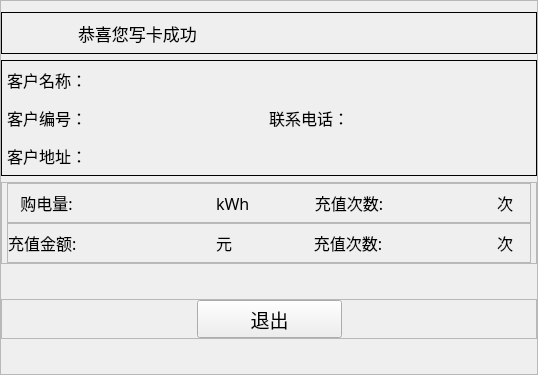
      <widget class="QFrame" name="frame_2">
       <property name="sizePolicy">
        <sizepolicy hsizetype="Fixed" vsizetype="Fixed">
         <horstretch>0</horstretch>
         <verstretch>0</verstretch>
        </sizepolicy>
       </property>
       <property name="minimumSize">
        <size>
         <width>538</width>
         <height>375</height>
        </size>
       </property>
       <property name="maximumSize">
        <size>
         <width>538</width>
         <height>375</height>
        </size>
       </property>
       <property name="frameShape">
        <enum>QFrame::StyledPanel</enum>
       </property>
       <property name="frameShadow">
        <enum>QFrame::Raised</enum>
       </property>
       <layout class="QVBoxLayout" name="verticalLayout_3">
        <property name="spacing">
         <number>6</number>
        </property>
        <property name="leftMargin">
         <number>0</number>
        </property>
        <property name="rightMargin">
         <number>0</number>
        </property>
        <property name="bottomMargin">
         <number>6</number>
        </property>
        <item>
         <widget class="QFrame" name="frame_3">
          <property name="sizePolicy">
           <sizepolicy hsizetype="Preferred" vsizetype="Fixed">
            <horstretch>0</horstretch>
            <verstretch>0</verstretch>
           </sizepolicy>
          </property>
          <property name="minimumSize">
           <size>
            <width>0</width>
            <height>42</height>
           </size>
          </property>
          <property name="maximumSize">
           <size>
            <width>16777215</width>
            <height>42</height>
           </size>
          </property>
          <property name="frameShape">
           <enum>QFrame::Panel</enum>
          </property>
          <property name="frameShadow">
           <enum>QFrame::Plain</enum>
          </property>
          <layout class="QHBoxLayout" name="horizontalLayout">
           <property name="spacing">
            <number>0</number>
           </property>
           <property name="leftMargin">
            <number>0</number>
           </property>
           <property name="topMargin">
            <number>0</number>
           </property>
           <property name="rightMargin">
            <number>0</number>
           </property>
           <property name="bottomMargin">
            <number>0</number>
           </property>
           <item>
            <spacer name="horizontalSpacer_14">
             <property name="orientation">
              <enum>Qt::Horizontal</enum>
             </property>
             <property name="sizeType">
              <enum>QSizePolicy::Fixed</enum>
             </property>
             <property name="sizeHint" stdset="0">
              <size>
               <width>10</width>
               <height>20</height>
              </size>
             </property>
            </spacer>
           </item>
           <item>
            <widget class="QLabel" name="label_2">
             <property name="sizePolicy">
              <sizepolicy hsizetype="Fixed" vsizetype="Fixed">
               <horstretch>0</horstretch>
               <verstretch>0</verstretch>
              </sizepolicy>
             </property>
             <property name="minimumSize">
              <size>
               <width>46</width>
               <height>34</height>
              </size>
             </property>
             <property name="maximumSize">
              <size>
               <width>46</width>
               <height>34</height>
              </size>
             </property>
             <property name="styleSheet">
              <string notr="true">border-image: url(:/image/picture/qietu/finished.png);</string>
             </property>
             <property name="text">
              <string/>
             </property>
            </widget>
           </item>
           <item>
            <spacer name="horizontalSpacer_12">
             <property name="orientation">
              <enum>Qt::Horizontal</enum>
             </property>
             <property name="sizeType">
              <enum>QSizePolicy::Fixed</enum>
             </property>
             <property name="sizeHint" stdset="0">
              <size>
               <width>20</width>
               <height>20</height>
              </size>
             </property>
            </spacer>
           </item>
           <item>
            <widget class="QLabel" name="label_3">
             <property name="sizePolicy">
              <sizepolicy hsizetype="Preferred" vsizetype="Fixed">
               <horstretch>0</horstretch>
               <verstretch>0</verstretch>
              </sizepolicy>
             </property>
             <property name="minimumSize">
              <size>
               <width>0</width>
               <height>38</height>
              </size>
             </property>
             <property name="maximumSize">
              <size>
               <width>16777215</width>
               <height>38</height>
              </size>
             </property>
             <property name="font">
              <font>
               <family>微软雅黑</family>
               <pointsize>13</pointsize>
              </font>
             </property>
             <property name="text">
              <string>恭喜您写卡成功</string>
             </property>
            </widget>
           </item>
           <item>
            <spacer name="horizontalSpacer_10">
             <property name="orientation">
              <enum>Qt::Horizontal</enum>
             </property>
             <property name="sizeHint" stdset="0">
              <size>
               <width>40</width>
               <height>20</height>
              </size>
             </property>
            </spacer>
           </item>
          </layout>
         </widget>
        </item>
        <item>
         <widget class="QFrame" name="frame_4">
          <property name="minimumSize">
           <size>
            <width>0</width>
            <height>0</height>
           </size>
          </property>
          <property name="maximumSize">
           <size>
            <width>16777215</width>
            <height>16777215</height>
           </size>
          </property>
          <property name="font">
           <font>
            <family>微软雅黑</family>
           </font>
          </property>
          <property name="styleSheet">
           <string notr="true"/>
          </property>
          <property name="frameShape">
           <enum>QFrame::Panel</enum>
          </property>
          <property name="frameShadow">
           <enum>QFrame::Plain</enum>
          </property>
          <layout class="QHBoxLayout" name="horizontalLayout_3">
           <property name="spacing">
            <number>0</number>
           </property>
           <property name="leftMargin">
            <number>5</number>
           </property>
           <property name="topMargin">
            <number>0</number>
           </property>
           <property name="rightMargin">
            <number>5</number>
           </property>
           <property name="bottomMargin">
            <number>0</number>
           </property>
           <item>
            <layout class="QVBoxLayout" name="verticalLayout">
             <property name="spacing">
              <number>0</number>
             </property>
             <item>
              <layout class="QHBoxLayout" name="horizontalLayout_10">
               <item>
                <widget class="QLabel" name="label_21">
                 <property name="sizePolicy">
                  <sizepolicy hsizetype="Fixed" vsizetype="Fixed">
                   <horstretch>0</horstretch>
                   <verstretch>0</verstretch>
                  </sizepolicy>
                 </property>
                 <property name="minimumSize">
                  <size>
                   <width>0</width>
                   <height>38</height>
                  </size>
                 </property>
                 <property name="maximumSize">
                  <size>
                   <width>16777215</width>
                   <height>38</height>
                  </size>
                 </property>
                 <property name="font">
                  <font>
                   <family>微软雅黑</family>
                   <pointsize>12</pointsize>
                   <weight>50</weight>
                   <bold>false</bold>
                  </font>
                 </property>
                 <property name="text">
                  <string>客户名称：</string>
                 </property>
                </widget>
               </item>
               <item>
                <widget class="QLabel" name="label_ClientName">
                 <property name="sizePolicy">
                  <sizepolicy hsizetype="Preferred" vsizetype="Fixed">
                   <horstretch>0</horstretch>
                   <verstretch>0</verstretch>
                  </sizepolicy>
                 </property>
                 <property name="minimumSize">
                  <size>
                   <width>0</width>
                   <height>38</height>
                  </size>
                 </property>
                 <property name="font">
                  <font>
                   <family>微软雅黑</family>
                   <pointsize>12</pointsize>
                   <weight>50</weight>
                   <bold>false</bold>
                  </font>
                 </property>
                 <property name="text">
                  <string/>
                 </property>
                 <property name="alignment">
                  <set>Qt::AlignLeading|Qt::AlignLeft|Qt::AlignVCenter</set>
                 </property>
                </widget>
               </item>
              </layout>
             </item>
             <item>
              <layout class="QHBoxLayout" name="horizontalLayout_12">
               <item>
                <widget class="QLabel" name="label_22">
                 <property name="sizePolicy">
                  <sizepolicy hsizetype="Fixed" vsizetype="Fixed">
                   <horstretch>0</horstretch>
                   <verstretch>0</verstretch>
                  </sizepolicy>
                 </property>
                 <property name="minimumSize">
                  <size>
                   <width>0</width>
                   <height>38</height>
                  </size>
                 </property>
                 <property name="maximumSize">
                  <size>
                   <width>16777215</width>
                   <height>38</height>
                  </size>
                 </property>
                 <property name="font">
                  <font>
                   <family>微软雅黑</family>
                   <pointsize>12</pointsize>
                   <weight>50</weight>
                   <bold>false</bold>
                  </font>
                 </property>
                 <property name="text">
                  <string>客户编号：</string>
                 </property>
                </widget>
               </item>
               <item>
                <widget class="QLabel" name="label_ClientNum">
                 <property name="font">
                  <font>
                   <family>Arial</family>
                   <pointsize>12</pointsize>
                   <weight>50</weight>
                   <bold>false</bold>
                  </font>
                 </property>
                 <property name="text">
                  <string/>
                 </property>
                 <property name="alignment">
                  <set>Qt::AlignLeading|Qt::AlignLeft|Qt::AlignVCenter</set>
                 </property>
                </widget>
               </item>
               <item>
                <widget class="QLabel" name="label_25">
                 <property name="sizePolicy">
                  <sizepolicy hsizetype="Fixed" vsizetype="Fixed">
                   <horstretch>0</horstretch>
                   <verstretch>0</verstretch>
                  </sizepolicy>
                 </property>
                 <property name="minimumSize">
                  <size>
                   <width>0</width>
                   <height>38</height>
                  </size>
                 </property>
                 <property name="font">
                  <font>
                   <family>微软雅黑</family>
                   <pointsize>12</pointsize>
                   <weight>50</weight>
                   <bold>false</bold>
                  </font>
                 </property>
                 <property name="text">
                  <string>联系电话：</string>
                 </property>
                </widget>
               </item>
               <item>
                <widget class="QLabel" name="label_ContactTelephone_2">
                 <property name="font">
                  <font>
                   <family>Arial</family>
                   <pointsize>12</pointsize>
                   <weight>50</weight>
                   <bold>false</bold>
                  </font>
                 </property>
                 <property name="text">
                  <string/>
                 </property>
                 <property name="alignment">
                  <set>Qt::AlignLeading|Qt::AlignLeft|Qt::AlignVCenter</set>
                 </property>
                </widget>
               </item>
              </layout>
             </item>
             <item>
              <layout class="QHBoxLayout" name="horizontalLayout_13">
               <item>
                <widget class="QLabel" name="label_23">
                 <property name="sizePolicy">
                  <sizepolicy hsizetype="Fixed" vsizetype="Fixed">
                   <horstretch>0</horstretch>
                   <verstretch>0</verstretch>
                  </sizepolicy>
                 </property>
                 <property name="minimumSize">
                  <size>
                   <width>0</width>
                   <height>38</height>
                  </size>
                 </property>
                 <property name="font">
                  <font>
                   <family>微软雅黑</family>
                   <pointsize>12</pointsize>
                   <weight>50</weight>
                   <bold>false</bold>
                  </font>
                 </property>
                 <property name="text">
                  <string>客户地址：</string>
                 </property>
                </widget>
               </item>
               <item>
                <widget class="QLabel" name="label_address">
                 <property name="font">
                  <font>
                   <family>微软雅黑</family>
                   <pointsize>12</pointsize>
                   <weight>50</weight>
                   <bold>false</bold>
                  </font>
                 </property>
                 <property name="text">
                  <string/>
                 </property>
                 <property name="alignment">
                  <set>Qt::AlignLeading|Qt::AlignLeft|Qt::AlignVCenter</set>
                 </property>
                </widget>
               </item>
              </layout>
             </item>
            </layout>
           </item>
          </layout>
         </widget>
        </item>
        <item>
         <widget class="QFrame" name="frame_5">
          <property name="maximumSize">
           <size>
            <width>16777215</width>
            <height>16777215</height>
           </size>
          </property>
          <property name="styleSheet">
           <string notr="true"/>
          </property>
          <property name="frameShape">
           <enum>QFrame::StyledPanel</enum>
          </property>
          <property name="frameShadow">
           <enum>QFrame::Raised</enum>
          </property>
          <layout class="QVBoxLayout" name="verticalLayout_2">
           <property name="spacing">
            <number>0</number>
           </property>
           <property name="leftMargin">
            <number>5</number>
           </property>
           <property name="topMargin">
            <number>0</number>
           </property>
           <property name="rightMargin">
            <number>5</number>
           </property>
           <property name="bottomMargin">
            <number>0</number>
           </property>
           <item>
            <widget class="QFrame" name="frame_10">
             <property name="frameShape">
              <enum>QFrame::StyledPanel</enum>
             </property>
             <property name="frameShadow">
              <enum>QFrame::Raised</enum>
             </property>
             <layout class="QHBoxLayout" name="horizontalLayout_8">
              <property name="spacing">
               <number>0</number>
              </property>
              <property name="leftMargin">
               <number>0</number>
              </property>
              <property name="topMargin">
               <number>0</number>
              </property>
              <property name="rightMargin">
               <number>0</number>
              </property>
              <property name="bottomMargin">
               <number>0</number>
              </property>
              <item>
               <layout class="QHBoxLayout" name="horizontalLayout_17">
                <item>
                 <widget class="QLabel" name="label_27">
                  <property name="sizePolicy">
                   <sizepolicy hsizetype="Preferred" vsizetype="Fixed">
                    <horstretch>0</horstretch>
                    <verstretch>0</verstretch>
                   </sizepolicy>
                  </property>
                  <property name="minimumSize">
                   <size>
                    <width>0</width>
                    <height>38</height>
                   </size>
                  </property>
                  <property name="font">
                   <font>
                    <family>微软雅黑</family>
                    <pointsize>12</pointsize>
                    <weight>50</weight>
                    <bold>false</bold>
                   </font>
                  </property>
                  <property name="text">
                   <string>   购电量:</string>
                  </property>
                 </widget>
                </item>
                <item>
                 <widget class="QLabel" name="label_bcsjje">
                  <property name="font">
                   <font>
                    <family>Arial</family>
                    <pointsize>12</pointsize>
                   </font>
                  </property>
                  <property name="styleSheet">
                   <string notr="true">color: rgb(255, 0, 0);</string>
                  </property>
                  <property name="text">
                   <string/>
                  </property>
                  <property name="alignment">
                   <set>Qt::AlignCenter</set>
                  </property>
                 </widget>
                </item>
                <item>
                 <widget class="QLabel" name="label_4">
                  <property name="sizePolicy">
                   <sizepolicy hsizetype="Fixed" vsizetype="Preferred">
                    <horstretch>0</horstretch>
                    <verstretch>0</verstretch>
                   </sizepolicy>
                  </property>
                  <property name="font">
                   <font>
                    <family>微软雅黑</family>
                    <pointsize>12</pointsize>
                   </font>
                  </property>
                  <property name="text">
                   <string>kWh</string>
                  </property>
                  <property name="alignment">
                   <set>Qt::AlignLeading|Qt::AlignLeft|Qt::AlignVCenter</set>
                  </property>
                 </widget>
                </item>
                <item>
                 <spacer name="horizontalSpacer">
                  <property name="orientation">
                   <enum>Qt::Horizontal</enum>
                  </property>
                  <property name="sizeType">
                   <enum>QSizePolicy::Fixed</enum>
                  </property>
                  <property name="sizeHint" stdset="0">
                   <size>
                    <width>40</width>
                    <height>20</height>
                   </size>
                  </property>
                 </spacer>
                </item>
                <item>
                 <widget class="QLabel" name="label_28">
                  <property name="sizePolicy">
                   <sizepolicy hsizetype="Preferred" vsizetype="Fixed">
                    <horstretch>0</horstretch>
                    <verstretch>0</verstretch>
                   </sizepolicy>
                  </property>
                  <property name="minimumSize">
                   <size>
                    <width>0</width>
                    <height>38</height>
                   </size>
                  </property>
                  <property name="maximumSize">
                   <size>
                    <width>16777215</width>
                    <height>38</height>
                   </size>
                  </property>
                  <property name="font">
                   <font>
                    <family>微软雅黑</family>
                    <pointsize>12</pointsize>
                    <weight>50</weight>
                    <bold>false</bold>
                   </font>
                  </property>
                  <property name="text">
                   <string>      充值次数:</string>
                  </property>
                 </widget>
                </item>
                <item>
                 <widget class="QLabel" name="label_wyj">
                  <property name="font">
                   <font>
                    <family>Arial</family>
                    <pointsize>12</pointsize>
                   </font>
                  </property>
                  <property name="styleSheet">
                   <string notr="true">color: rgb(255, 0, 0);</string>
                  </property>
                  <property name="text">
                   <string/>
                  </property>
                  <property name="alignment">
                   <set>Qt::AlignCenter</set>
                  </property>
                 </widget>
                </item>
                <item>
                 <widget class="QLabel" name="label_5">
                  <property name="sizePolicy">
                   <sizepolicy hsizetype="Fixed" vsizetype="Preferred">
                    <horstretch>0</horstretch>
                    <verstretch>0</verstretch>
                   </sizepolicy>
                  </property>
                  <property name="font">
                   <font>
                    <family>微软雅黑</family>
                    <pointsize>12</pointsize>
                   </font>
                  </property>
                  <property name="text">
                   <string>次    </string>
                  </property>
                  <property name="alignment">
                   <set>Qt::AlignLeading|Qt::AlignLeft|Qt::AlignVCenter</set>
                  </property>
                 </widget>
                </item>
               </layout>
              </item>
             </layout>
            </widget>
           </item>
           <item>
            <widget class="QFrame" name="frame_9">
             <property name="frameShape">
              <enum>QFrame::StyledPanel</enum>
             </property>
             <property name="frameShadow">
              <enum>QFrame::Raised</enum>
             </property>
             <layout class="QHBoxLayout" name="horizontalLayout_6">
              <property name="spacing">
               <number>0</number>
              </property>
              <property name="leftMargin">
               <number>0</number>
              </property>
              <property name="topMargin">
               <number>0</number>
              </property>
              <property name="rightMargin">
               <number>0</number>
              </property>
              <property name="bottomMargin">
               <number>0</number>
              </property>
              <item>
               <layout class="QHBoxLayout" name="horizontalLayout_18">
                <item>
                 <widget class="QLabel" name="label_31">
                  <property name="sizePolicy">
                   <sizepolicy hsizetype="Preferred" vsizetype="Fixed">
                    <horstretch>0</horstretch>
                    <verstretch>0</verstretch>
                   </sizepolicy>
                  </property>
                  <property name="minimumSize">
                   <size>
                    <width>0</width>
                    <height>38</height>
                   </size>
                  </property>
                  <property name="font">
                   <font>
                    <family>微软雅黑</family>
                    <pointsize>12</pointsize>
                    <weight>50</weight>
                    <bold>false</bold>
                   </font>
                  </property>
                  <property name="text">
                   <string>充值金额:</string>
                  </property>
                 </widget>
                </item>
                <item>
                 <widget class="QLabel" name="label_czje">
                  <property name="font">
                   <font>
                    <family>Arial</family>
                    <pointsize>12</pointsize>
                   </font>
                  </property>
                  <property name="styleSheet">
                   <string notr="true">color: rgb(255, 0, 0);</string>
                  </property>
                  <property name="text">
                   <string/>
                  </property>
                  <property name="alignment">
                   <set>Qt::AlignCenter</set>
                  </property>
                 </widget>
                </item>
                <item>
                 <widget class="QLabel" name="label_11">
                  <property name="sizePolicy">
                   <sizepolicy hsizetype="Fixed" vsizetype="Preferred">
                    <horstretch>0</horstretch>
                    <verstretch>0</verstretch>
                   </sizepolicy>
                  </property>
                  <property name="font">
                   <font>
                    <family>微软雅黑</family>
                    <pointsize>12</pointsize>
                   </font>
                  </property>
                  <property name="text">
                   <string>元    </string>
                  </property>
                  <property name="alignment">
                   <set>Qt::AlignCenter</set>
                  </property>
                 </widget>
                </item>
                <item>
                 <spacer name="horizontalSpacer_8">
                  <property name="orientation">
                   <enum>Qt::Horizontal</enum>
                  </property>
                  <property name="sizeType">
                   <enum>QSizePolicy::Fixed</enum>
                  </property>
                  <property name="sizeHint" stdset="0">
                   <size>
                    <width>40</width>
                    <height>20</height>
                   </size>
                  </property>
                 </spacer>
                </item>
                <item>
                 <widget class="QLabel" name="label_32">
                  <property name="sizePolicy">
                   <sizepolicy hsizetype="Preferred" vsizetype="Fixed">
                    <horstretch>0</horstretch>
                    <verstretch>0</verstretch>
                   </sizepolicy>
                  </property>
                  <property name="minimumSize">
                   <size>
                    <width>0</width>
                    <height>38</height>
                   </size>
                  </property>
                  <property name="maximumSize">
                   <size>
                    <width>16777215</width>
                    <height>38</height>
                   </size>
                  </property>
                  <property name="font">
                   <font>
                    <family>微软雅黑</family>
                    <pointsize>12</pointsize>
                    <weight>50</weight>
                    <bold>false</bold>
                   </font>
                  </property>
                  <property name="text">
                   <string>      充值次数:</string>
                  </property>
                 </widget>
                </item>
                <item>
                 <widget class="QLabel" name="label_czcs">
                  <property name="font">
                   <font>
                    <family>Arial</family>
                    <pointsize>12</pointsize>
                   </font>
                  </property>
                  <property name="styleSheet">
                   <string notr="true">color: rgb(255, 0, 0);</string>
                  </property>
                  <property name="text">
                   <string/>
                  </property>
                  <property name="alignment">
                   <set>Qt::AlignCenter</set>
                  </property>
                 </widget>
                </item>
                <item>
                 <widget class="QLabel" name="label_12">
                  <property name="sizePolicy">
                   <sizepolicy hsizetype="Fixed" vsizetype="Preferred">
                    <horstretch>0</horstretch>
                    <verstretch>0</verstretch>
                   </sizepolicy>
                  </property>
                  <property name="font">
                   <font>
                    <family>微软雅黑</family>
                    <pointsize>12</pointsize>
                   </font>
                  </property>
                  <property name="text">
                   <string>次    </string>
                  </property>
                  <property name="alignment">
                   <set>Qt::AlignLeading|Qt::AlignLeft|Qt::AlignVCenter</set>
                  </property>
                 </widget>
                </item>
               </layout>
              </item>
             </layout>
            </widget>
           </item>
          </layout>
         </widget>
        </item>
        <item>
         <spacer name="verticalSpacer">
          <property name="orientation">
           <enum>Qt::Vertical</enum>
          </property>
          <property name="sizeType">
           <enum>QSizePolicy::Preferred</enum>
          </property>
          <property name="sizeHint" stdset="0">
           <size>
            <width>20</width>
            <height>40</height>
           </size>
          </property>
         </spacer>
        </item>
        <item>
         <widget class="QFrame" name="frame_11">
          <property name="frameShape">
           <enum>QFrame::StyledPanel</enum>
          </property>
          <property name="frameShadow">
           <enum>QFrame::Raised</enum>
          </property>
          <layout class="QHBoxLayout" name="horizontalLayout_7">
           <property name="spacing">
            <number>0</number>
           </property>
           <property name="leftMargin">
            <number>0</number>
           </property>
           <property name="topMargin">
            <number>0</number>
           </property>
           <property name="rightMargin">
            <number>0</number>
           </property>
           <property name="bottomMargin">
            <number>0</number>
           </property>
           <item>
            <layout class="QHBoxLayout" name="horizontalLayout_21">
             <item>
              <spacer name="horizontalSpacer_6">
               <property name="orientation">
                <enum>Qt::Horizontal</enum>
               </property>
               <property name="sizeHint" stdset="0">
                <size>
                 <width>40</width>
                 <height>20</height>
                </size>
               </property>
              </spacer>
             </item>
             <item>
              <widget class="QPushButton" name="pushButton_2">
               <property name="sizePolicy">
                <sizepolicy hsizetype="Fixed" vsizetype="Fixed">
                 <horstretch>0</horstretch>
                 <verstretch>0</verstretch>
                </sizepolicy>
               </property>
               <property name="minimumSize">
                <size>
                 <width>145</width>
                 <height>38</height>
                </size>
               </property>
               <property name="maximumSize">
                <size>
                 <width>145</width>
                 <height>38</height>
                </size>
               </property>
               <property name="font">
                <font>
                 <family>微软雅黑</family>
                 <pointsize>14</pointsize>
                </font>
               </property>
               <property name="focusPolicy">
                <enum>Qt::NoFocus</enum>
               </property>
               <property name="styleSheet">
                <string notr="true">border-image: url(:/image/picture/qietu/enable_button.png);</string>
               </property>
               <property name="text">
                <string>退出</string>
               </property>
              </widget>
             </item>
             <item>
              <spacer name="horizontalSpacer_9">
               <property name="orientation">
                <enum>Qt::Horizontal</enum>
               </property>
               <property name="sizeHint" stdset="0">
                <size>
                 <width>40</width>
                 <height>20</height>
                </size>
               </property>
              </spacer>
             </item>
            </layout>
           </item>
          </layout>
         </widget>
        </item>
        <item>
         <spacer name="verticalSpacer_4">
          <property name="orientation">
           <enum>Qt::Vertical</enum>
          </property>
          <property name="sizeType">
           <enum>QSizePolicy::Preferred</enum>
          </property>
          <property name="sizeHint" stdset="0">
           <size>
            <width>20</width>
            <height>40</height>
           </size>
          </property>
         </spacer>
        </item>
       </layout>
      </widget>
